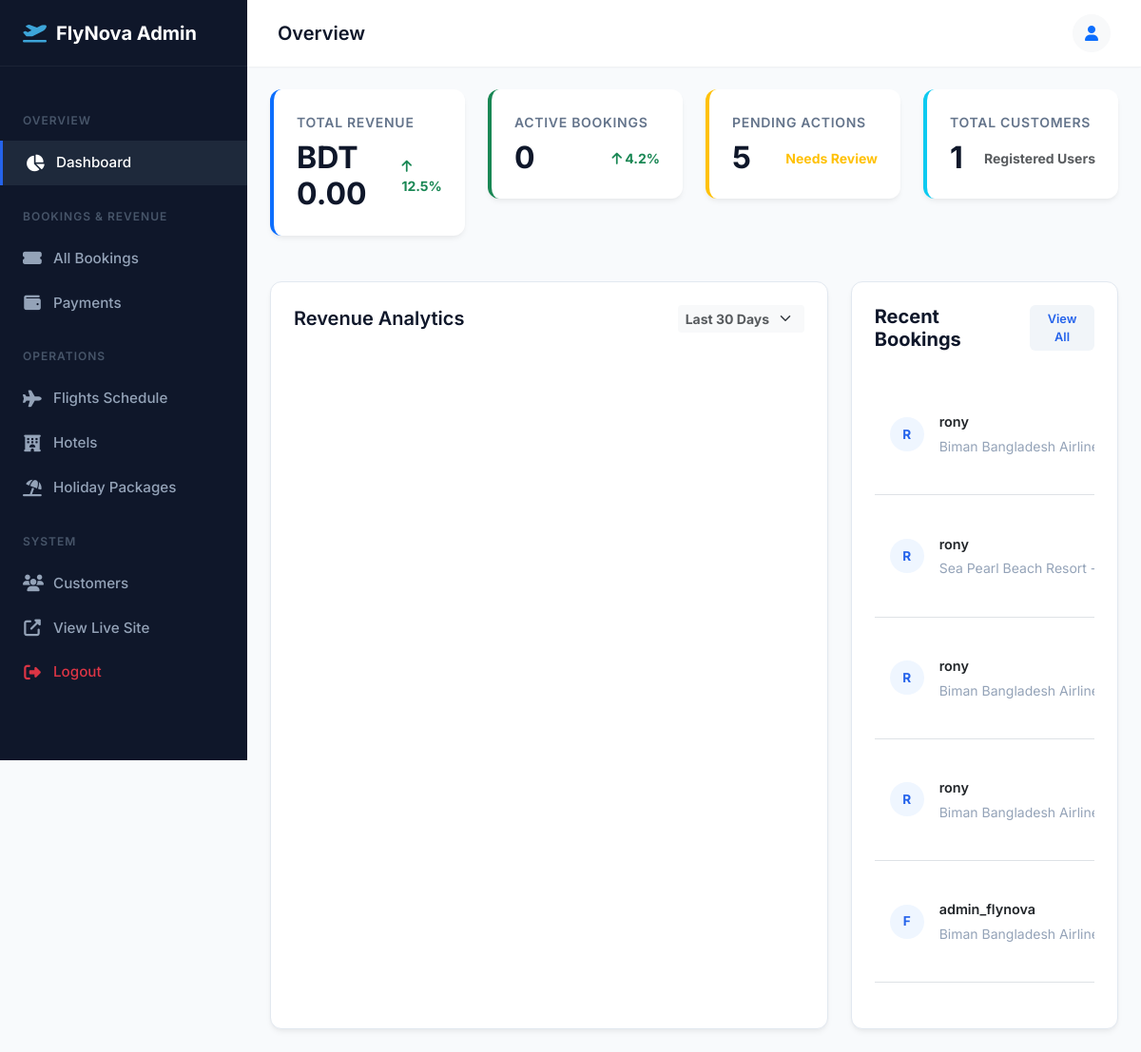
Screenshot of /dashboard/ (signed in) with the database file from the repository.
### bookings/models.py (models this page shows, shortened)
class Booking(models.Model):
    STATUS_CHOICES = (
        ('PENDING', 'Pending'),
        ('CONFIRMED', 'Confirmed'),
        ('CANCELLED', 'Cancelled'),
    )
    user = models.ForeignKey(settings.AUTH_USER_MODEL, on_delete=models.CASCADE, related_name='bookings')
    flight = models.ForeignKey('flights.Flight', on_delete=models.CASCADE, null=True, blank=True, related_name='bookings')
    room = models.ForeignKey('hotels.Room', on_delete=models.CASCADE, null=True, blank=True, related_name='bookings')
    package = models.ForeignKey('packages.Package', on_delete=models.CASCADE, null=True, blank=True, related_name='bookings')
    booking_date = models.DateTimeField(auto_now_add=True)
    status = models.CharField(max_length=20, choices=STATUS_CHOICES, default='PENDING')
    total_price = models.DecimalField(max_digits=10, decimal_places=2)
    @property
    def get_service(self):
        return self.flight or self.room or self.package

### accounts/models.py (models this page shows, shortened)
class CustomUser(AbstractUser):
    email = models.EmailField(unique=True)
    phone_number = models.CharField(max_length=15, blank=True, null=True)
    USERNAME_FIELD = 'email'
    REQUIRED_FIELDS = ['username']

### flights/models.py (models this page shows, shortened)
class Flight(models.Model):
    airline = models.ForeignKey(Airline, on_delete=models.CASCADE)
    flight_number = models.CharField(max_length=10)
    origin = models.ForeignKey(Airport, on_delete=models.CASCADE, related_name='departures')
    destination = models.ForeignKey(Airport, on_delete=models.CASCADE, related_name='arrivals')
    departure_time = models.DateTimeField()
    arrival_time = models.DateTimeField()
    price = models.DecimalField(max_digits=10, decimal_places=2)
    def __str__(self):
        return f"{self.airline.name} {self.flight_number}: {self.origin.code} -> {self.destination.code}"

class Airline(models.Model):
    name = models.CharField(max_length=100)
    logo = models.ImageField(upload_to='airlines/', blank=True, null=True)

class Airport(models.Model):
    code = models.CharField(max_length=3, unique=True)
    name = models.CharField(max_length=100)
    city = models.CharField(max_length=100)
    country = models.CharField(max_length=100)

### hotels/models.py (models this page shows, shortened)
class Room(models.Model):
    ROOM_TYPES = (
        ('SINGLE', 'Single'),
        ('DOUBLE', 'Double'),
        ('SUITE', 'Suite'),
        ('FAMILY', 'Family'),
        ('DELUXE', 'Deluxe'),
    )
    hotel = models.ForeignKey(Hotel, on_delete=models.CASCADE, related_name='rooms')
    room_type = models.CharField(max_length=10, choices=ROOM_TYPES)
    price_per_night = models.DecimalField(max_digits=10, decimal_places=2)
    capacity = models.IntegerField(default=2)
    image = models.ImageField(upload_to='rooms/', blank=True, null=True)
    def __str__(self):
        return f"{self.hotel.name} - {self.get_room_type_display()}"

class Hotel(models.Model):
    name = models.CharField(max_length=200)
    city = models.CharField(max_length=100)
    address = models.TextField()
    description = models.TextField()
    image = models.ImageField(upload_to='hotels/')
    star_rating = models.IntegerField(default=3)
    price = models.DecimalField(max_digits=10, decimal_places=2, default=5000.00)

### dashboard/views.py (the view)
# urls.py: path('', views.DashboardHomeView.as_view(), name='home'),
@method_decorator(staff_member_required, name='dispatch')
class DashboardHomeView(TemplateView):
    template_name = 'dashboard/home.html'
    def get_context_data(self, **kwargs):
        context = super().get_context_data(**kwargs)
        context['title'] = 'Overview'
        metrics = cache.get('dashboard_metrics')
        if not metrics:
            revenue = Booking.objects.filter(status='CONFIRMED').aggregate(Sum('total_price'))['total_price__sum']
            metrics = {
                'total_revenue': revenue if revenue else 0,
                'active_bookings': Booking.objects.filter(status='CONFIRMED').count(),
                'pending_bookings': Booking.objects.filter(status='PENDING').count(),
                'total_customers': User.objects.filter(is_staff=False).count(),
            }
            cache.set('dashboard_metrics', metrics, 300)
        context.update(metrics)
        context['recent_bookings'] = Booking.objects.select_related(
            'user', 'flight__origin', 'flight__destination', 'room__hotel', 'package'
        ).order_by('-booking_date')[:5]
        return context

### dashboard/templates/dashboard/home.html (shortened to what this page needs)
{% extends 'dashboard/base_admin.html' %}
{% block content %}
<div class="row mb-4">
    <div class="col-md-3">
        <div class="premium-card kpi-card border-0 border-start border-primary border-4">
            <span class="kpi-title">Total Revenue</span>
            <div class="d-flex align-items-center justify-content-between">
                <h3 class="kpi-value mb-0">BDT {{ total_revenue|default:"0.00" }}</h3>
                <div class="text-success small fw-bold">
                    <i class="fas fa-arrow-up"></i> 12.5%
                </div>
            </div>
        </div>
    </div>
    <div class="col-md-3">
        <div class="premium-card kpi-card border-0 border-start border-success border-4">
            <span class="kpi-title">Active Bookings</span>
            <div class="d-flex align-items-center justify-content-between">
                <h3 class="kpi-value mb-0">{{ active_bookings|default:"0" }}</h3>
                <div class="text-success small fw-bold">
                    <i class="fas fa-arrow-up"></i> 4.2%
                </div>
            </div>
        </div>
    </div>
    <div class="col-md-3">
        <div class="premium-card kpi-card border-0 border-start border-warning border-4">
            <span class="kpi-title">Pending Actions</span>
            <div class="d-flex align-items-center justify-content-between">
                <h3 class="kpi-value mb-0">{{ pending_bookings|default:"0" }}</h3>
                <div class="text-warning small fw-bold">
                    Needs Review
                </div>
            </div>
        </div>
    </div>
    <div class="col-md-3">
        <div class="premium-card kpi-card border-0 border-start border-info border-4">
            <span class="kpi-title">Total Customers</span>
            <div class="d-flex align-items-center justify-content-between">
                <h3 class="kpi-value mb-0">{{ total_customers|default:"0" }}</h3>
                <div class="text-muted small fw-bold">
                    Registered Users
                </div>
            </div>
        </div>
    </div>
</div>
<div class="row">
    <div class="col-lg-8">
        <div class="premium-card h-100">
            <div class="d-flex justify-content-between align-items-center mb-4">
                <h5 class="m-0">Revenue Analytics</h5>
                <select class="form-select form-select-sm w-auto border-0 bg-light text-muted fw-bold">
                    <option>Last 30 Days</option>
                </select>
            </div>
            <div id="revenueChart" style="min-height: 300px;"></div>
        </div>
    </div>
    <div class="col-lg-4">
        <div class="premium-card h-100">
            <div class="d-flex justify-content-between align-items-center mb-4">
                <h5 class="m-0 fw-bold" style="color: var(--text-main);">Recent Bookings</h5>
                <a href="{% url 'dashboard:booking_list' %}" class="btn btn-sm" style="background-color: #F1F5F9; color: var(--primary); font-weight: 600; font-size: 0.8rem; border-radius: 6px;">View All</a>
            </div>
            <div class="table-responsive">
                <table class="table align-middle mb-0" style="border-collapse: separate; border-spacing: 0;">
                    <tbody>
                        {% for booking in recent_bookings %}
                        <tr class="table-row-hover">
                            <td class="py-3 ps-3 border-bottom" style="border-color: #F8FAFC; width: 60%;">
                                <div class="d-flex align-items-center gap-3">
                                    <div class="rounded-circle d-flex align-items-center justify-content-center fw-bold flex-shrink-0" style="width: 36px; height: 36px; font-size: 0.85rem; background-color: #EFF6FF; color: #2563EB;">
                                        {{ booking.user.email|make_list|first|upper }}
                                    </div>
                                    <div class="text-truncate">
                                        <div class="fw-semibold text-dark text-truncate" style="font-size: 0.9rem;">{{ booking.user.get_full_name|default:booking.user.username }}</div>
                                        <div class="small text-truncate mt-1" style="color: #94A3B8;">{{ booking.get_service }}</div>
                                    </div>
                                </div>
                            </td>
                        </tr>
                        {% empty %}
                        <tr>
                            <td colspan="2" class="text-center py-5">
                                <div class="text-muted small">No recent bookings</div>
                            </td>
                        </tr>
                        {% endfor %}
                    </tbody>
                </table>
            </div>
        </div>
    </div>
</div>
{% endblock %}

### dashboard/templates/dashboard/base_admin.html (shortened to what this page needs)
{% load static %}
<!DOCTYPE html>
<html lang="en">
<head>
    <link href="https://cdn.jsdelivr.net/npm/bootstrap@5.3.0/dist/css/bootstrap.min.css" rel="stylesheet">
    <link rel="stylesheet" href="https://cdnjs.cloudflare.com/ajax/libs/font-awesome/6.4.0/css/all.min.css">
    <link rel="stylesheet" href="{% static 'css/admin_premium.css' %}">
</head>
<body>
    <nav id="sidebar">
        <div class="sidebar-header">
            <a href="{% url 'dashboard:home' %}" class="sidebar-brand">
                <i class="fas fa-plane-departure" style="color: #3da5d9;"></i>
                FlyNova Admin
            </a>
        </div>
        <ul class="sidebar-menu">
            <div class="menu-section">Overview</div>
            <li>
                <a href="{% url 'dashboard:home' %}" class="menu-item {% if request.resolver_match.url_name == 'home' %}active{% endif %}">
                    <i class="fas fa-chart-pie"></i> Dashboard
                </a>
            </li>
            <div class="menu-section">Bookings & Revenue</div>
            <li>
                <a href="{% url 'dashboard:booking_list' %}" class="menu-item {% if request.resolver_match.url_name == 'booking_list' %}active{% endif %}">
                    <i class="fas fa-ticket-alt"></i> All Bookings
                </a>
            </li>
            <li>
                <a href="{% url 'dashboard:payment_list' %}" class="menu-item {% if request.resolver_match.url_name == 'payment_list' %}active{% endif %}">
                    <i class="fas fa-wallet"></i> Payments
                </a>
            </li>
            <div class="menu-section">Operations</div>
            <li>
                <a href="{% url 'dashboard:flight_list' %}" class="menu-item ">
                    <i class="fas fa-plane"></i> Flights Schedule
                </a>
            </li>
            <li>
                <a href="{% url 'dashboard:hotel_list' %}" class="menu-item ">
                    <i class="fas fa-hotel"></i> Hotels
                </a>
            </li>
            <li>
                <a href="{% url 'dashboard:package_list' %}" class="menu-item ">
                    <i class="fas fa-umbrella-beach"></i> Holiday Packages
                </a>
            </li>
            <div class="menu-section">System</div>
            <li>
                <a href="{% url 'dashboard:customer_list' %}" class="menu-item {% if request.resolver_match.url_name == 'customer_list' %}active{% endif %}">
                    <i class="fas fa-users"></i> Customers
                </a>
            </li>
            <li>
                <a href="{% url 'home' %}" target="_blank" class="menu-item">
                    <i class="fas fa-external-link-alt"></i> View Live Site
                </a>
            </li>
            <li>
                <a href="{% url 'logout' %}" class="menu-item text-danger">
                    <i class="fas fa-sign-out-alt"></i> Logout
                </a>
            </li>
        </ul>
    </nav>
    <div id="main-content">
        <header class="topbar">
            <div class="topbar-left">
                <h1 class="page-title">{{ title }}</h1>
            </div>
            <div class="topbar-right">
                <div class="dropdown">
                    <button class="btn btn-light rounded-circle" type="button" data-bs-toggle="dropdown" aria-expanded="false" style="width: 40px; height: 40px; display: flex; align-items: center; justify-content: center;">
                        <i class="fas fa-user text-primary"></i>
                    </button>
                </div>
            </div>
        </header>
        <main class="p-4" style="background-color: var(--surface-bg);">
            {% block content %}
            {% endblock %}
        </main>
    </div>
</body>
</html>

### static/css/admin_premium.css (style rules this page uses)
:root { --surface-bg: #F8FAFC; --surface-card: #FFFFFF; --sidebar-bg: #0F172A; --sidebar-text: #94A3B8; --sidebar-text-hover: #FFFFFF; --sidebar-active-bg: #1E293B; --primary: #2563EB; --primary-hover: #1D4ED8; --text-main: #0F172A; --text-muted: #64748B; --success-bg: #D1FAE5; --success-text: #065F46; --warning-bg: #FEF3C7; --warning-text: #92400E; --danger-bg: #FEE2E2; --danger-text: #991B1B; --sidebar-width: 260px; --topbar-height: 70px; }
body { font-family: 'Inter', 'Poppins', sans-serif; background-color: var(--surface-bg); color: var(--text-main); overflow-x: hidden; }
h1, h2, h3, h4, h5, h6 { font-weight: 600; color: var(--text-main); }
#sidebar { position: fixed; top: 0; left: 0; height: 100vh; width: var(--sidebar-width); background-color: var(--sidebar-bg); color: var(--sidebar-text); z-index: 1000; transition: all 0.3s ease; overflow-y: auto; }
.sidebar-header { height: var(--topbar-height); display: flex; align-items: center; padding: 0 24px; border-bottom: 1px solid rgba(255,255,255,0.05); }
.sidebar-brand { color: #FFFFFF; font-weight: 700; font-size: 1.25rem; text-decoration: none; display: flex; align-items: center; gap: 10px; }
.sidebar-menu { padding: 24px 0; list-style: none; margin: 0; }
.menu-section { font-size: 0.75rem; text-transform: uppercase; letter-spacing: 1px; font-weight: 600; color: #475569; padding: 0 24px; margin-top: 24px; margin-bottom: 12px; }
.menu-item { display: block; padding: 12px 24px; color: var(--sidebar-text); text-decoration: none; font-weight: 500; font-size: 0.95rem; display: flex; align-items: center; gap: 12px; transition: all 0.2s ease; }
.menu-item i { font-size: 1.1rem; width: 20px; text-align: center; }
.menu-item:hover, .menu-item.active { color: var(--sidebar-text-hover); background-color: var(--sidebar-active-bg); border-left: 3px solid var(--primary); }
#main-content { margin-left: var(--sidebar-width); min-height: 100vh; display: flex; flex-direction: column; }
.topbar { height: var(--topbar-height); background-color: var(--surface-card); box-shadow: 0 1px 2px 0 rgba(0, 0, 0, 0.05); display: flex; align-items: center; justify-content: space-between; padding: 0 32px; position: sticky; top: 0; z-index: 999; }
.topbar-left { display: flex; align-items: center; gap: 16px; }
.page-title { margin: 0; font-size: 1.25rem; font-weight: 600; }
.topbar-right { display: flex; align-items: center; gap: 20px; }
.premium-card { background-color: var(--surface-card); border-radius: 12px; box-shadow: 0 4px 6px -1px rgba(0, 0, 0, 0.05), 0 2px 4px -1px rgba(0, 0, 0, 0.03); border: 1px solid #E2E8F0; padding: 24px; margin-bottom: 24px; transition: transform 0.2s ease, box-shadow 0.2s ease; }
.kpi-card { display: flex; flex-direction: column; }
.kpi-title { color: var(--text-muted); font-size: 0.875rem; font-weight: 600; text-transform: uppercase; letter-spacing: 0.05em; margin-bottom: 8px; }
.kpi-value { font-size: 2rem; font-weight: 700; color: var(--text-main); margin-bottom: 0; }
.table-row-hover { transition: background-color 0.2s ease; }

### rows the page displays
Booking: user.email|make_list "R", user.get_full_name "rony", get_service "Biman Bangladesh…"
Booking: user.email|make_list "R", user.get_full_name "rony", get_service "Sea Pearl Beach Resort…"
Booking: user.email|make_list "R", user.get_full_name "rony", get_service "Biman Bangladesh…"
Booking: user.email|make_list "R", user.get_full_name "rony", get_service "Biman Bangladesh…"
Booking: user.email|make_list "F", user.get_full_name "admin_flynova", get_service "Biman Bangladesh…"

### other values shown
{{ title }} "Overview"
{{ total_revenue|default:"0.00" }} "0.00"
{{ active_bookings|default:"0" }} "0"
{{ pending_bookings|default:"0" }} "5"
{{ total_customers|default:"0" }} "1"
